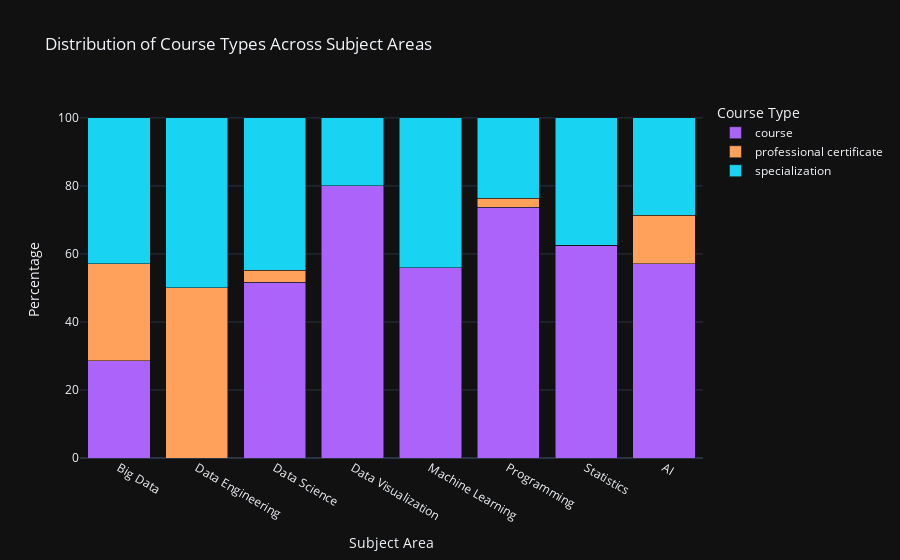

Notebook cell for this chart:
### Markdown cell above
### 7. What is the distribution of course types (individual courses, specializations, professional certificates) across different subjects, and are there imbalances?

### Code cell
course_type_distribution = data_science_df.groupby(['subject_area', 'course_certificate_type']).size().unstack(
    fill_value=0)

course_type_percentage = course_type_distribution.div(course_type_distribution.sum(axis=1), axis=0) * 100

melted_df = course_type_percentage.reset_index().melt(id_vars=['subject_area'],
                                                      var_name='course_type',
                                                      value_name='percentage')

fig = px.bar(melted_df, x='subject_area', y='percentage', color='course_type',
             title='Distribution of Course Types Across Subject Areas',
             labels={'subject_area': 'Subject Area', 'percentage': 'Percentage', 'course_type': 'Course Type'},
             category_orders={'course_type': ['COURSE', 'SPECIALIZATION', 'PROFESSIONAL CERTIFICATE']})

fig.update_layout(barmode='stack', xaxis={'categoryorder': 'total descending'})
fig.show()

course_type_distribution

### Figure 1 — Plotly figure (JSON) as saved in the notebook; plotly's stock layout.template omitted (floating-point values rounded to 4 significant figures)
{"data": [{"alignmentgroup": "True", "hovertemplate": "Course Type=course<br>Subject Area=%{x}<br>Percentage=%{y}<extra></extra>", "legendgroup": "course", "marker": {"color": "#ab63fa", "pattern": {"shape": ""}}, "name": "course", "offsetgroup": "course", "orientation": "v", "showlegend": true, "textposition": "auto", "x": ["AI", "Big Data", "Data Engineering", "Data Science", "Data Visualization", "Machine Learning", "Programming", "Statistics"], "xaxis": "x", "y": [57.14, 28.57, 0.0, 51.72, 80.0, 56.0, 73.68, 62.5], "yaxis": "y", "type": "bar"}, {"alignmentgroup": "True", "hovertemplate": "Course Type=professional certificate<br>Subject Area=%{x}<br>Percentage=%{y}<extra></extra>", "legendgroup": "professional certificate", "marker": {"color": "#FFA15A", "pattern": {"shape": ""}}, "name": "professional certificate", "offsetgroup": "professional certificate", "orientation": "v", "showlegend": true, "textposition": "auto", "x": ["AI", "Big Data", "Data Engineering", "Data Science", "Data Visualization", "Machine Learning", "Programming", "Statistics"], "xaxis": "x", "y": [14.29, 28.57, 50.0, 3.448, 0.0, 0.0, 2.632, 0.0], "yaxis": "y", "type": "bar"}, {"alignmentgroup": "True", "hovertemplate": "Course Type=specialization<br>Subject Area=%{x}<br>Percentage=%{y}<extra></extra>", "legendgroup": "specialization", "marker": {"color": "#19d3f3", "pattern": {"shape": ""}}, "name": "specialization", "offsetgroup": "specialization", "orientation": "v", "showlegend": true, "textposition": "auto", "x": ["AI", "Big Data", "Data Engineering", "Data Science", "Data Visualization", "Machine Learning", "Programming", "Statistics"], "xaxis": "x", "y": [28.57, 42.86, 50.0, 44.83, 20.0, 44.0, 23.68, 37.5], "yaxis": "y", "type": "bar"}], "layout": {"xaxis": {"anchor": "y", "domain": [0.0, 1.0], "title": {"text": "Subject Area"}, "categoryorder": "total descending"}, "yaxis": {"anchor": "x", "domain": [0.0, 1.0], "title": {"text": "Percentage"}}, "legend": {"title": {"text": "Course Type"}, "tracegroupgap": 0}, "title": {"text": "Distribution of Course Types Across Subject Areas"}, "barmode": "stack"}}
